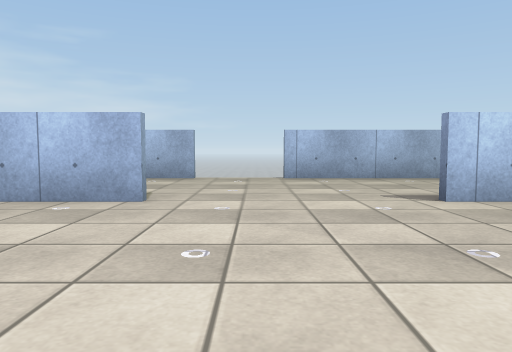
view 1 (above)

12 first-person views from a walk through a scene from a Unity 3-D project. The camera is 0.72 m above the floor, tilts 4° down and sees 70° across. The floor is counted in squares, 1 m on a side. Each view is taken from the middle of a square. On the plan, view 1 faces up. The plan holds only what a view shows up to about 11 squares ahead; the rest is blank. The place goes on beyond the plan. The player character is not drawn. Some animated figures are left out. Surface patterns are stand-ins for the level's own textures.

view 2
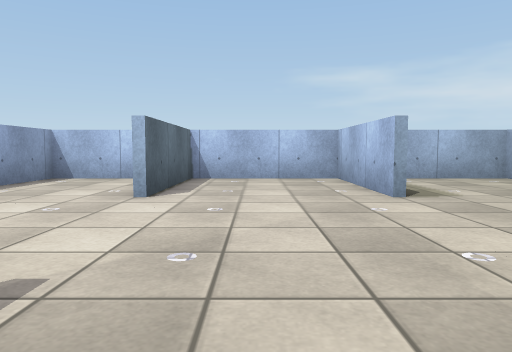

view 3
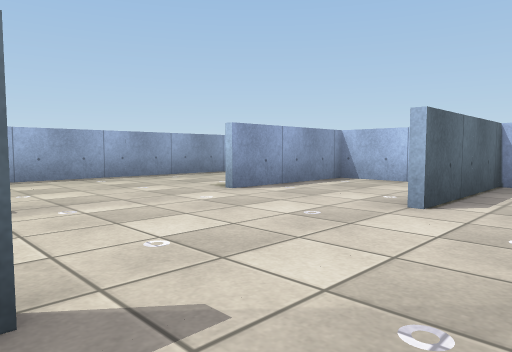

view 4
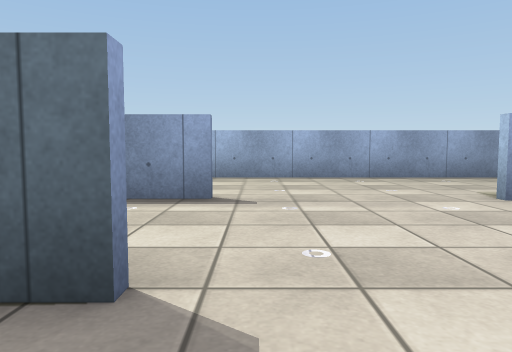

view 5
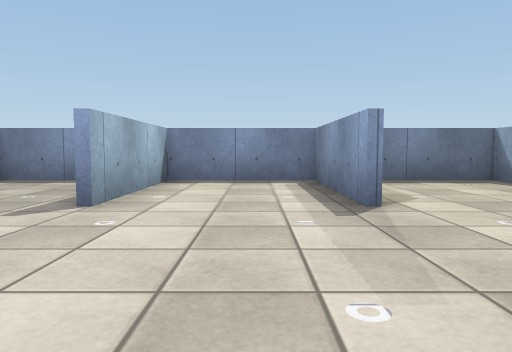

view 6
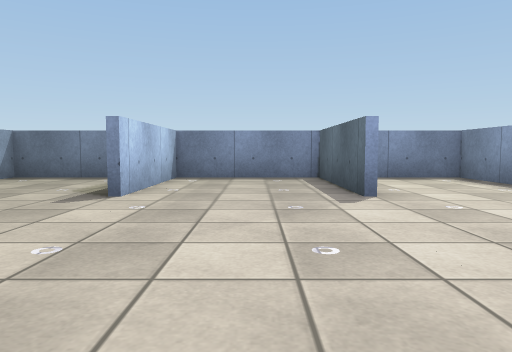

view 7
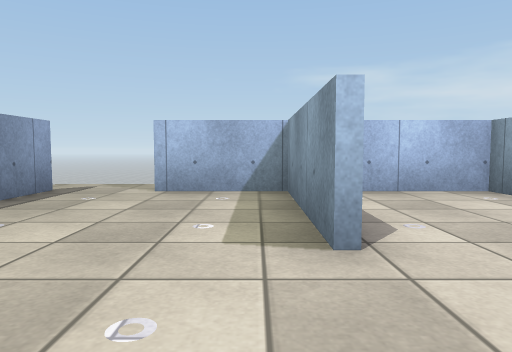

view 8
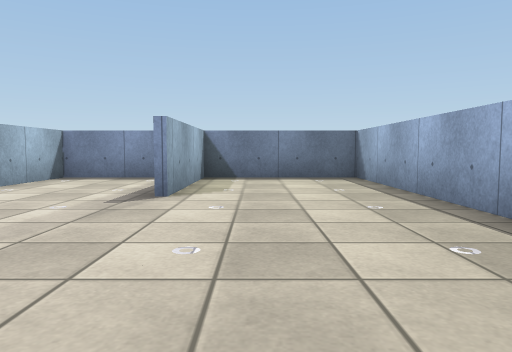

view 9
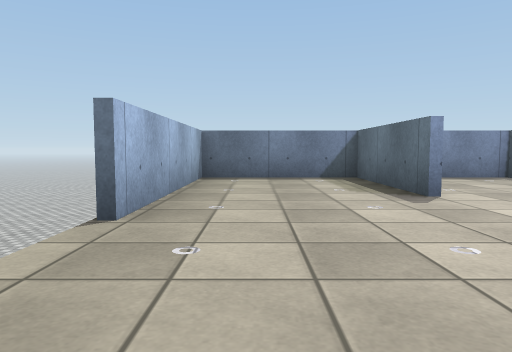

view 10
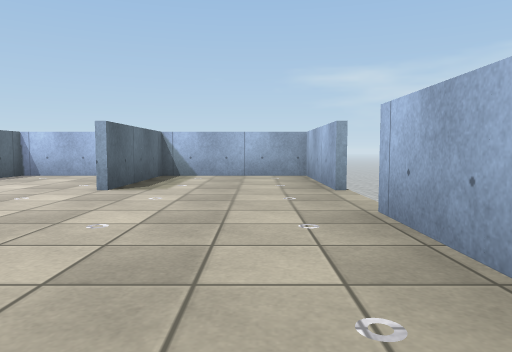

view 11
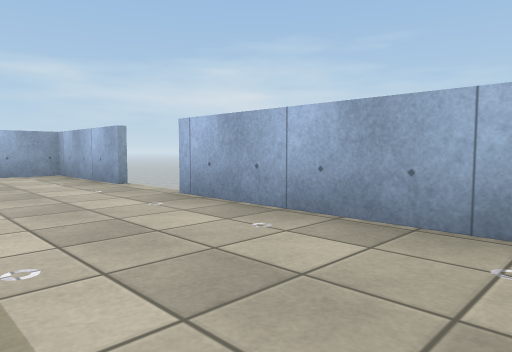

view 12
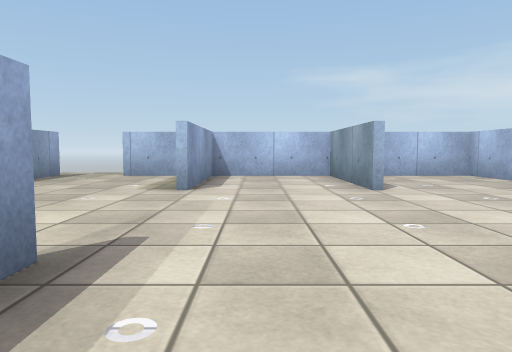

### Floor plan
Points are (right, up) in squares from view 1. A wall is a line through its corners. A room is listed if a view was taken in it or the views show most of it. See-through windows are left out.
Room 1 (views 1, 2, 3, 4, 5, 6, 7, 8, 9, 10, 11, 12)
walls: (-1.5, 1.1) (-5.4, 1.1) (-5.4, -2.2) (-1.5, -2.2); (2.6, 1.3) (6.8, 1.3); (-1.5, -2.4) (-5.4, -2.4) (-5.4, -4.9); (2.6, -2.4) (6.7, -2.4) (6.7, 5.1) (2.6, 5.1); (-1.5, 5.1) (-5.4, 5.1) (-5.4, 1.3) (-1.5, 1.3); (2.6, 5.3) (6.7, 5.3) (6.7, 9.4) (0.6, 9.4); (6.8, 1.1) (2.6, 1.1); (-1.5, 9.4) (-5.4, 9.4) (-5.4, 5.3) (-1.5, 5.3); (-5.6, -6.7) (6.7, -6.7) (6.7, -2.6) (2.6, -2.6)
ways out: opening at (-6.5, -7); gap at (1, 10)

Where each view was taken, in squares from view 1:
view 1: 0 up, 0 right, facing up
view 2: 3 up, 4 right, facing left
view 3: 3 up, 3 right, facing down-left
view 4: 3 up, 2 right, facing down
view 5: 1 down, 2 left, facing right
view 6: 3 up, 3 left, facing right
view 7: 3 down, 1 right, facing left
view 8: 4 down, 3 left, facing right
view 9: 8 up, 3 left, facing right
view 10: 8 up, 5 right, facing left
view 11: 6 up, 6 right, facing up-left
view 12: 1 down, 5 right, facing left
